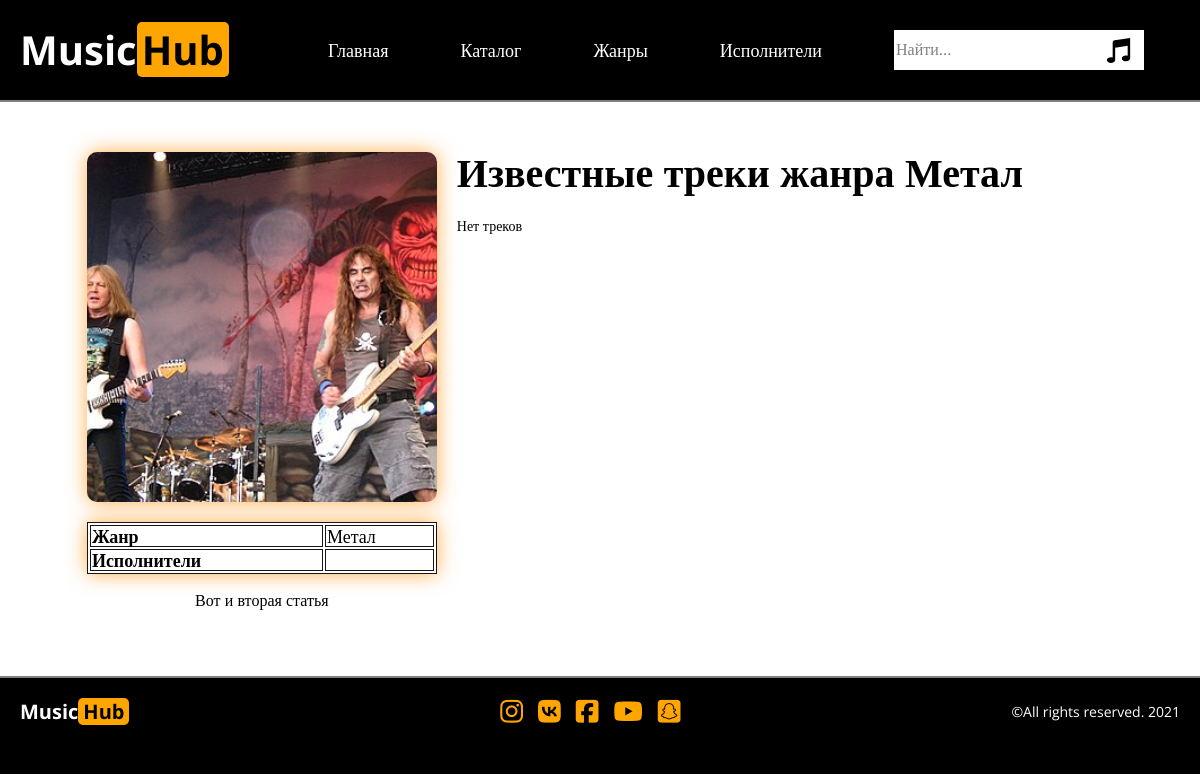
/single-genre.php?id=2, run on the app's committed database.
### tables this page shows
CREATE TABLE `categories` (
  `id` int(10) UNSIGNED NOT NULL,
  `name` char(200) NOT NULL,
  `cover` char(200) NOT NULL,
  `content` text NOT NULL
);

### single-genre.php (the view, shortened to what this page needs)
<?php
include_once "./templates/functions.php";
$id_genre = $_REQUEST["id"];
$sql = "SELECT * FROM `categories` WHERE `id` = '$id_genre'";
$res = $mysqli -> query($sql);
$resCat = $res -> fetch_assoc();
?>
<!DOCTYPE html>
<html lang="ru">
    <head>
        <link rel="stylesheet" type="text/css" href="css/style.css">
    </head>
    <body>
        <header>
            <div class="wrapper">
                <div class="container header">
                    <div class="header__item logo">Music<span>Hub</span>
                    </div>
                    <ul class="header__item header__nav">
                        <li class="header__nav--item"><a href="index.php">Главная</a></li>
                        <li class="header__nav--item"><a href="#">Каталог</a></li>
                        <li class="header__nav--item"><a href="genres.php">Жанры</a></li>
                        <li class="header__nav--item"><a href="authors.php">Исполнители</a></li>
                        <li class="header__nav--item">
                            <form name="search" method="post" action="search.php" class="search">
                                <input type="search" name="search_q" placeholder="Найти...">
                                <input type="image" src="img/music_player_sign_musical_note_icon_123811.svg">
                            </form>
                        </li>
                    </ul>
                </div>
            </div>
        </header>
        <main>
            <div class="wrapper single">
                <div class="container">
                    <div class="content">
                        <div class="sidebar">
                            <?php
                                single_cat($mysqli, $id_genre);
                            ?>
                        </div>
                        <div class="main">
                            <h1>Известные треки жанра <?= $resCat['name'] ?></h1>
                            <div class="loop__music--card">
                                <?php
                                    post_loop($mysqli, $id_genre, 6, 'cat_id');
                                ?>
                            </div>
                        </div>
                    </div>
                </div>
            </div>
        </main>
        <footer>
            <div class="wrapper">
                <div class="container">
                    <div class="header__item logo">Music<span>Hub</span></div>
                    <ul class="social">
                        <li><i class="fab fa-instagram"></i></li>
                        <li><i class="fab fa-vk"></i></li>
                        <li><i class="fab fa-facebook-square"></i></li>
                        <li><i class="fab fa-youtube"></i></li>
                        <li><i class="fab fa-snapchat-square"></i></li>
                    </ul>
                    <div class="copyright">©All rights reserved. 2021</div>
                </div>
            </div>
        </footer>
    </body>
</html>

### templates/functions.php (shortened to what this page needs)
            <?php
function single_cat ($mysqli, $id) {
    $sql = "SELECT * FROM `categories` WHERE `id` = '$id'";
    $res = $mysqli -> query($sql);
    if ($res -> num_rows > 0) {
        while ($resCat = $res -> fetch_assoc()) {
            ?>
            <img src="<?= $resCat['cover'] ?>" alt="">
            <table width="350" border="1.5" bordercolor="#151515">
                <tr>
                    <td class="col">Жанр</td>
                    <td><?= $resCat['name'] ?></td>
                </tr>
                <tr>
                    <td class="col">Исполнители</td>
                    <td>
                    </td>
                </tr>
            </table>
            <?= $resCat['content'] ?>
            <?php
        }
    } else {
        echo "Нет треков";
    }
}
            ?>
            <?php
function post_loop ($mysqli, $id, $num, $orderby) {
    $sql = "SELECT * FROM `music` WHERE `$orderby` = '$id' ORDER BY RAND() ";
    $i = 0;
    $res = $mysqli -> query($sql);
    if ($res -> num_rows > 0) {
        while ($i < $num && $resPost = $res -> fetch_assoc()) {
            $i++;
            ?>
            <a href="single-post.php?id=<?= $resPost['id'] ?>" class="music--card">
                <h4><?= $resPost['title'] ?></h4>
                <audio src="<?= $resPost['file_url'] ?>" type="audio/mpeg" controls="controls"></audio>
            </a>
            <?php
        }
    } else {
        echo "Нет треков";
    }
}

### css/style.css (style rules this page uses)
*, *:before, *:after { -moz-box-sizing: border-box; -webkit-box-sizing: border-box; box-sizing: border-box; }
nav, footer, header, aside { display: block; padding: 0; }
html, body { height: 100%; width: 100%; font-size: 100%; line-height: 1; font-size: 14px; -ms-text-size-adjust: 100%; -moz-text-size-adjust: 100%; -webkit-text-size-adjust: 100%; margin:0; overflow-x: hidden; }
input, button, textarea { font-family: inherit; }
a, a:visited { text-decoration: none; }
ul li { list-style: none; margin-block-start:0; margin-block-end:0; }
img { vertical-align: top; }
h1, h2, h3, h4, h5, h6 { font-size: inherit; font-weight: 400; }
body { font-family: 'Open Sans'; background-color: #000; color:#fff; }
.wrapper { display: flex; justify-content: center; }
header .wrapper { background-color: #000; border-bottom: 2px #808080 solid; }
.container { width: 1340px; padding: 0 20px; }
.header { display: flex; height: 100px; align-items: center; }
.logo { font-size: 40px; font-weight: 700; color:#fff; width: 20%; }
.logo span { background-color: orange; border-radius: 5px; padding: 0 5px; color:#000; }
.header__nav { display: flex; height: 100%; width: 80%; align-items: center; justify-content: space-around; }
.header__nav--item a { font-size: 18px; color: #fff; }
.search { height: 40px; background-color: #fff; width: 250px; display: flex; align-items: center; }
.search input[type="search"] { width: 85%; border:none; }
.search input[type="search"]::placeholder { color:grey; margin-left:15px; font-size: 16px; }
.search input[type="image"] { width: 25px; height: 25px; }
main .wrapper { position: relative; height: auto; }
main .container { display: flex; flex-direction: column; align-items: center; }
h1 { font-size: 40px; font-weight: 700; }
footer { height: 70px; border-top: 2px #808080 solid; }
footer .wrapper { height: 100%; }
footer .container { height: 100%; display: flex; align-items: center; justify-content: space-between; }
footer .logo { font-size: 20px; width: auto; }
.social { height: 100%; display: flex; align-items: center; }
.social i { font-size: 26px; color:orange; }
.social li:not(:last-child) { margin-right: 15px; }
.single { background-color: #fff; color:#000; }
.content { display: flex; justify-content: space-around; align-items: flex-start; padding: 50px; }
.content .sidebar { width: 30%; display: flex; flex-direction: column; align-items: center; justify-content: flex-start; }
.content .sidebar img { height: 350px; width: 350px; object-fit: cover; border-radius: 10px; box-shadow: 0 0 20px rgba(255,140,0,0.7); }
.content .main { width: 70%; display: flex; flex-direction: column; align-items: flex-start; justify-content: flex-start; margin-left: 50px; }
table { color:#000; font-size: 18px; margin-top:20px; box-shadow: 0 0 20px rgba(255,140,0,0.7); }
tr { padding: 2.5 0; }
.col { font-weight: 700; }
.sidebar p { font-size: 16px; line-height: 1.25; }
.main h1 { margin-block-start: 0; }
.loop__music--card { display: flex; flex-wrap: wrap; justify-content: space-between; }

### data on the page
categories: cover (picture), name "Метал", content "Вот и вторая статья"
